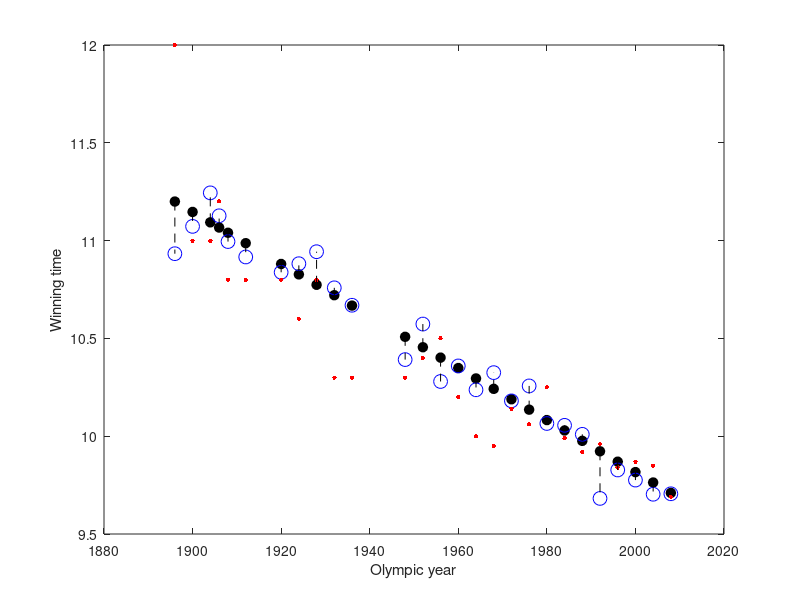

Here is the MATLAB script that generated this plot: (Note: this script raises an error after producing the figure.)
%% genolymp.m

% From A First Course in Machine Learning, Chapter 2.

% Simon Rogers, 01/11/11 [simon.rogers@glasgow.ac.uk]

% Revised by Sayyed Mohsen Vazirizade, Oct/10/2017 [smvazirizade@email.arizona.edu]

% Generative model for the Olympic data

clc;clear all;close all;

rng(1);

%% Define the parameters - from previous exercises (see fitolymp.m)

w = [36.4165;-0.0133];

%% Load the Olympic data to get the Olympic years

%load ../data/olympics.mat
male100=load('olympic100m.txt')


x = male100(:,1); % Olympic years

t = male100(:,2); % Winning times

%% Compute the means from the model

X = [x.^0 x.^1];

mean_t = X*w;

%% Plot the means

figure(1);hold off

plot(x,mean_t,'ko','markersize',7,'markerfacecolor','k');

xlabel('Olympic year');

ylabel('Winning time');

%% Generate some noise

noise_var = 0.01; % Vary this to change the noise level

noisy_t = mean_t + randn(size(mean_t)).*sqrt(noise_var);

%% Add these to the plot

figure(1);hold on

plot(x,noisy_t,'bo','markersize',10);



%% Add the actual data as red dots, for comparison

plot(x,t,'r.','markersize',10)

h1=findobj(gca,'Color','k')

h2=findobj(gca,'Color','b')

h3=findobj(gca,'Color','r')


% Draw lines between means and noise

for i = 1:length(x)

    plot([x(i) x(i)],[mean_t(i),noisy_t(i)],'k--');

end

legend([h1 h2 h3],{'Mean values','With added noise','Data'})